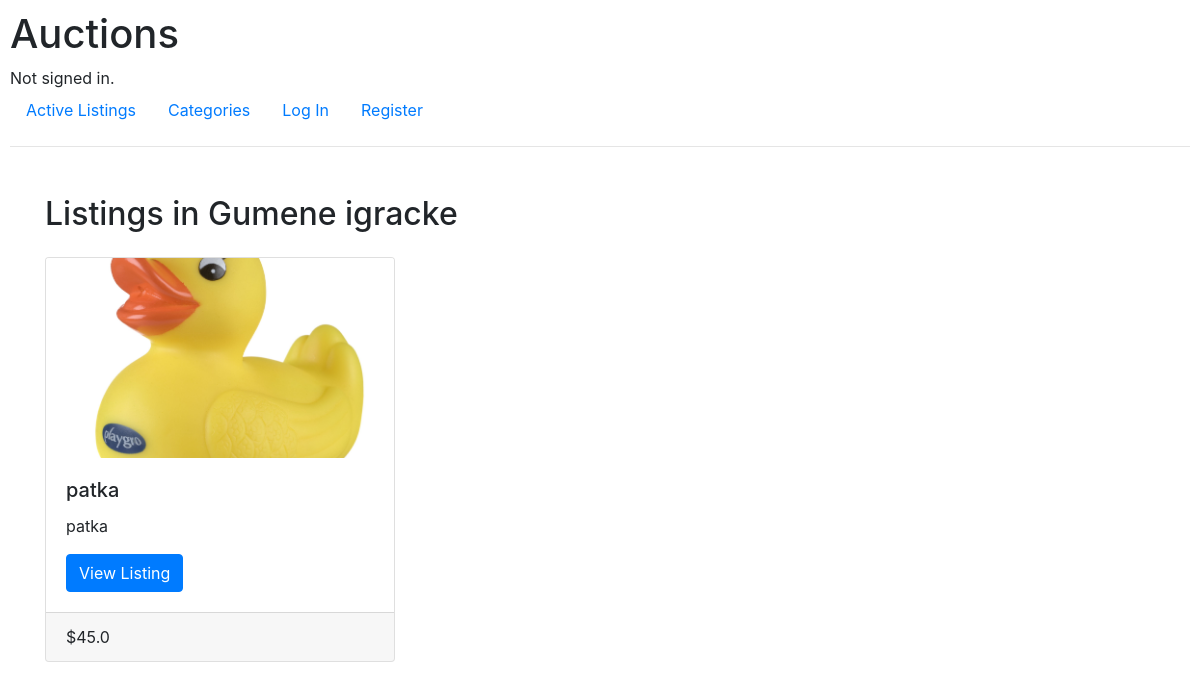
The page /category_listing/1 on the database its author committed.
### auctions/models.py (models this page shows)
class Category(models.Model):
    name = models.CharField(max_length=64, unique=True)

class Listing(models.Model):
    title = models.CharField(max_length=64)
    description = models.CharField(max_length=512)
    price = models.FloatField()
    image = models.ImageField(upload_to='listing_images/', blank=True, null=True)
    created_by = models.ForeignKey(User, on_delete=models.CASCADE, related_name="listings")
    category = models.ForeignKey('Category', on_delete=models.CASCADE, related_name="listings", null=True, blank=True)
    status = models.CharField(max_length=40, default="active")

### auctions/views.py (the view)
# urls.py: path("category_listing/<str:category_id>", views.category_listings, name="category_listing"),
def category_listings(request, category_id):
    try:
        category = Category.objects.get(id=category_id)
        listings = category.listings.all()
    except Category.DoesNotExist:
        return HttpResponse("Category not found.", status=404)
    return render(request, "auctions/category_listing.html", {
        "category": category,
        "listings": listings
    })

### auctions/templates/auctions/category_listing.html
{% extends "auctions/layout.html" %}
{% block body %}
<div class="container mt-5">
    <h2 class="mb-4">Listings in {{ category.name }}</h2>
    {% if listings %}
        <div class="row g-4">
            {% for listing in listings %}
                <div class="col-md-4">
                    <div class="card h-100">
                        {% if listing.image %}
                            <img src="{{ listing.image.url }}" class="card-img-top" alt="{{ listing.title }}" style="height: 200px; object-fit: cover;">
                        {% endif %}
                        <div class="card-body">
                            <h5 class="card-title">{{ listing.title }}</h5>
                            <p class="card-text">{{ listing.description }}</p>
                            <a href="{% url 'listing' listing.id %}" class="btn btn-primary">View Listing</a>
                        </div>
                        <div class="card-footer">
                            <span class="fw-bold">${{ listing.price }}</span>
                        </div>
                    </div>
                </div>
            {% endfor %}
        </div>
    {% else %}
        <div class="alert alert-info">No listings available in this category.</div>
    {% endif %}
</div>
{% endblock %}

### auctions/static/auctions/styles.css (style rules this page uses)
body { padding: 10px; }

### rows shown on the page
Category: name "Gumene igracke"
Listing: image (picture), title "patka", description "patka", price "45.0"
